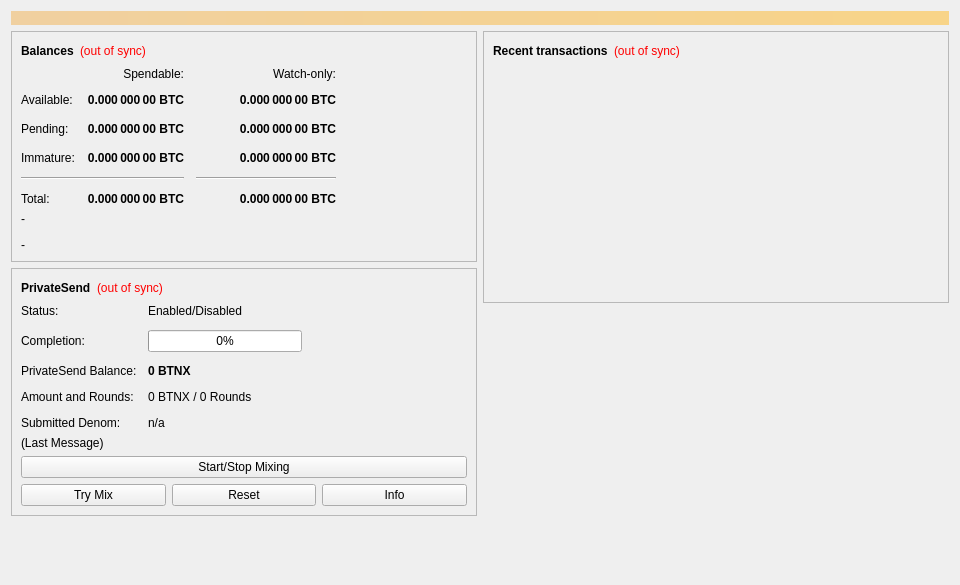
<?xml version="1.0" encoding="UTF-8"?>
<ui version="4.0">
 <class>OverviewPage</class>
 <widget class="QWidget" name="OverviewPage">
  <property name="geometry">
   <rect>
    <x>0</x>
    <y>0</y>
    <width>960</width>
    <height>585</height>
   </rect>
  </property>
  <property name="minimumSize">
   <size>
    <width>960</width>
    <height>0</height>
   </size>
  </property>
  <property name="windowTitle">
   <string>Form</string>
  </property>
  <layout class="QVBoxLayout" name="topLayout">
   <item>
    <widget class="QLabel" name="labelAlerts">
     <property name="visible">
      <bool>false</bool>
     </property>
     <property name="styleSheet">
      <string notr="true">background-color: qlineargradient(x1: 0, y1: 0, x2: 1, y2: 0, stop:0 #F0D0A0, stop:1 #F8D488); color:#000000;</string>
     </property>
     <property name="wordWrap">
      <bool>true</bool>
     </property>
     <property name="margin">
      <number>3</number>
     </property>
    </widget>
   </item>
   <item>
    <layout class="QHBoxLayout" name="horizontalLayout" stretch="1,1">
     <item>
      <layout class="QVBoxLayout" name="verticalLayout_2">
       <item>
        <widget class="QFrame" name="frame">
         <property name="frameShape">
          <enum>QFrame::StyledPanel</enum>
         </property>
         <property name="frameShadow">
          <enum>QFrame::Raised</enum>
         </property>
         <layout class="QVBoxLayout" name="verticalLayout_4">
          <item>
           <layout class="QHBoxLayout" name="horizontalLayout_4">
            <item>
             <widget class="QLabel" name="label_5">
              <property name="font">
               <font>
                <weight>75</weight>
                <bold>true</bold>
               </font>
              </property>
              <property name="text">
               <string>Balances</string>
              </property>
             </widget>
            </item>
            <item>
             <widget class="QLabel" name="labelWalletStatus">
              <property name="toolTip">
               <string>The displayed information may be out of date. Your wallet automatically synchronizes with the BitNexus network after a connection is established, but this process has not completed yet.</string>
              </property>
              <property name="styleSheet">
               <string notr="true">QLabel { color: red; }</string>
              </property>
              <property name="text">
               <string notr="true">(out of sync)</string>
              </property>
              <property name="alignment">
               <set>Qt::AlignLeading|Qt::AlignLeft|Qt::AlignVCenter</set>
              </property>
             </widget>
            </item>
            <item>
             <spacer name="horizontalSpacer_3">
              <property name="orientation">
               <enum>Qt::Horizontal</enum>
              </property>
              <property name="sizeHint" stdset="0">
               <size>
                <width>40</width>
                <height>20</height>
               </size>
              </property>
             </spacer>
            </item>
           </layout>
          </item>
          <item>
           <layout class="QGridLayout" name="gridLayout">
            <property name="spacing">
             <number>12</number>
            </property>
            <item row="2" column="2">
             <widget class="QLabel" name="labelWatchPending">
              <property name="font">
               <font>
                <weight>75</weight>
                <bold>true</bold>
               </font>
              </property>
              <property name="cursor">
               <cursorShape>IBeamCursor</cursorShape>
              </property>
              <property name="toolTip">
               <string>Unconfirmed transactions to watch-only addresses</string>
              </property>
              <property name="text">
               <string notr="true">0.000 000 00 BTC</string>
              </property>
              <property name="alignment">
               <set>Qt::AlignRight|Qt::AlignTrailing|Qt::AlignVCenter</set>
              </property>
              <property name="textInteractionFlags">
               <set>Qt::LinksAccessibleByMouse|Qt::TextSelectableByKeyboard|Qt::TextSelectableByMouse</set>
              </property>
             </widget>
            </item>
            <item row="2" column="1">
             <widget class="QLabel" name="labelUnconfirmed">
              <property name="font">
               <font>
                <weight>75</weight>
                <bold>true</bold>
               </font>
              </property>
              <property name="cursor">
               <cursorShape>IBeamCursor</cursorShape>
              </property>
              <property name="toolTip">
               <string>Total of transactions that have yet to be confirmed, and do not yet count toward the spendable balance</string>
              </property>
              <property name="text">
               <string notr="true">0.000 000 00 BTC</string>
              </property>
              <property name="alignment">
               <set>Qt::AlignRight|Qt::AlignTrailing|Qt::AlignVCenter</set>
              </property>
              <property name="textInteractionFlags">
               <set>Qt::LinksAccessibleByMouse|Qt::TextSelectableByKeyboard|Qt::TextSelectableByMouse</set>
              </property>
             </widget>
            </item>
            <item row="3" column="2">
             <widget class="QLabel" name="labelWatchImmature">
              <property name="font">
               <font>
                <weight>75</weight>
                <bold>true</bold>
               </font>
              </property>
              <property name="cursor">
               <cursorShape>IBeamCursor</cursorShape>
              </property>
              <property name="toolTip">
               <string>Mined balance in watch-only addresses that has not yet matured</string>
              </property>
              <property name="text">
               <string notr="true">0.000 000 00 BTC</string>
              </property>
              <property name="alignment">
               <set>Qt::AlignRight|Qt::AlignTrailing|Qt::AlignVCenter</set>
              </property>
              <property name="textInteractionFlags">
               <set>Qt::LinksAccessibleByMouse|Qt::TextSelectableByKeyboard|Qt::TextSelectableByMouse</set>
              </property>
             </widget>
            </item>
            <item row="4" column="0" colspan="2">
             <widget class="Line" name="lineSpendableBalance">
              <property name="orientation">
               <enum>Qt::Horizontal</enum>
              </property>
             </widget>
            </item>
            <item row="4" column="2">
             <widget class="Line" name="lineWatchBalance">
              <property name="sizePolicy">
               <sizepolicy hsizetype="Preferred" vsizetype="Fixed">
                <horstretch>0</horstretch>
                <verstretch>0</verstretch>
               </sizepolicy>
              </property>
              <property name="minimumSize">
               <size>
                <width>140</width>
                <height>0</height>
               </size>
              </property>
              <property name="orientation">
               <enum>Qt::Horizontal</enum>
              </property>
             </widget>
            </item>
            <item row="5" column="0">
             <widget class="QLabel" name="labelTotalText">
              <property name="text">
               <string>Total:</string>
              </property>
             </widget>
            </item>
            <item row="3" column="1">
             <widget class="QLabel" name="labelImmature">
              <property name="font">
               <font>
                <weight>75</weight>
                <bold>true</bold>
               </font>
              </property>
              <property name="cursor">
               <cursorShape>IBeamCursor</cursorShape>
              </property>
              <property name="toolTip">
               <string>Mined balance that has not yet matured</string>
              </property>
              <property name="text">
               <string notr="true">0.000 000 00 BTC</string>
              </property>
              <property name="alignment">
               <set>Qt::AlignRight|Qt::AlignTrailing|Qt::AlignVCenter</set>
              </property>
              <property name="textInteractionFlags">
               <set>Qt::LinksAccessibleByMouse|Qt::TextSelectableByKeyboard|Qt::TextSelectableByMouse</set>
              </property>
             </widget>
            </item>
            <item row="2" column="3">
             <spacer name="horizontalSpacer_2">
              <property name="orientation">
               <enum>Qt::Horizontal</enum>
              </property>
              <property name="sizeHint" stdset="0">
               <size>
                <width>40</width>
                <height>20</height>
               </size>
              </property>
             </spacer>
            </item>
            <item row="3" column="0">
             <widget class="QLabel" name="labelImmatureText">
              <property name="text">
               <string>Immature:</string>
              </property>
             </widget>
            </item>
            <item row="5" column="1">
             <widget class="QLabel" name="labelTotal">
              <property name="font">
               <font>
                <weight>75</weight>
                <bold>true</bold>
               </font>
              </property>
              <property name="cursor">
               <cursorShape>IBeamCursor</cursorShape>
              </property>
              <property name="toolTip">
               <string>Your current total balance</string>
              </property>
              <property name="text">
               <string notr="true">0.000 000 00 BTC</string>
              </property>
              <property name="alignment">
               <set>Qt::AlignRight|Qt::AlignTrailing|Qt::AlignVCenter</set>
              </property>
              <property name="textInteractionFlags">
               <set>Qt::LinksAccessibleByMouse|Qt::TextSelectableByKeyboard|Qt::TextSelectableByMouse</set>
              </property>
             </widget>
            </item>
            <item row="5" column="2">
             <widget class="QLabel" name="labelWatchTotal">
              <property name="font">
               <font>
                <weight>75</weight>
                <bold>true</bold>
               </font>
              </property>
              <property name="cursor">
               <cursorShape>IBeamCursor</cursorShape>
              </property>
              <property name="toolTip">
               <string>Current total balance in watch-only addresses</string>
              </property>
              <property name="text">
               <string notr="true">0.000 000 00 BTC</string>
              </property>
              <property name="alignment">
               <set>Qt::AlignRight|Qt::AlignTrailing|Qt::AlignVCenter</set>
              </property>
              <property name="textInteractionFlags">
               <set>Qt::LinksAccessibleByMouse|Qt::TextSelectableByKeyboard|Qt::TextSelectableByMouse</set>
              </property>
             </widget>
            </item>
            <item row="0" column="2">
             <widget class="QLabel" name="labelWatchonly">
              <property name="text">
               <string>Watch-only:</string>
              </property>
              <property name="alignment">
               <set>Qt::AlignRight|Qt::AlignTrailing|Qt::AlignVCenter</set>
              </property>
             </widget>
            </item>
            <item row="1" column="0">
             <widget class="QLabel" name="labelBalanceText">
              <property name="text">
               <string>Available:</string>
              </property>
             </widget>
            </item>
            <item row="1" column="1">
             <widget class="QLabel" name="labelBalance">
              <property name="font">
               <font>
                <weight>75</weight>
                <bold>true</bold>
               </font>
              </property>
              <property name="cursor">
               <cursorShape>IBeamCursor</cursorShape>
              </property>
              <property name="toolTip">
               <string>Your current spendable balance</string>
              </property>
              <property name="text">
               <string notr="true">0.000 000 00 BTC</string>
              </property>
              <property name="alignment">
               <set>Qt::AlignRight|Qt::AlignTrailing|Qt::AlignVCenter</set>
              </property>
              <property name="textInteractionFlags">
               <set>Qt::LinksAccessibleByMouse|Qt::TextSelectableByKeyboard|Qt::TextSelectableByMouse</set>
              </property>
             </widget>
            </item>
            <item row="1" column="2">
             <widget class="QLabel" name="labelWatchAvailable">
              <property name="font">
               <font>
                <weight>75</weight>
                <bold>true</bold>
               </font>
              </property>
              <property name="cursor">
               <cursorShape>IBeamCursor</cursorShape>
              </property>
              <property name="toolTip">
               <string>Your current balance in watch-only addresses</string>
              </property>
              <property name="text">
               <string notr="true">0.000 000 00 BTC</string>
              </property>
              <property name="alignment">
               <set>Qt::AlignRight|Qt::AlignTrailing|Qt::AlignVCenter</set>
              </property>
              <property name="textInteractionFlags">
               <set>Qt::LinksAccessibleByMouse|Qt::TextSelectableByKeyboard|Qt::TextSelectableByMouse</set>
              </property>
             </widget>
            </item>
            <item row="2" column="0">
             <widget class="QLabel" name="labelPendingText">
              <property name="text">
               <string>Pending:</string>
              </property>
             </widget>
            </item>
            <item row="0" column="1">
             <widget class="QLabel" name="labelSpendable">
              <property name="text">
               <string>Spendable:</string>
              </property>
              <property name="alignment">
               <set>Qt::AlignRight|Qt::AlignTrailing|Qt::AlignVCenter</set>
              </property>
             </widget>
            </item>
           </layout>
          </item>
          <item>
           <widget class="QLabel" name="MessageLabel">
            <property name="text">
             <string>&lt;html&gt;&lt;head/&gt;&lt;body&gt;&lt;p&gt;-&lt;/p&gt;&lt;p&gt;-&lt;/p&gt;&lt;/body&gt;&lt;/html&gt;</string>
            </property>
            <property name="wordWrap">
             <bool>true</bool>
            </property>
           </widget>
          </item>
         </layout>
        </widget>
       </item>
       <item>
        <widget class="QFrame" name="framePrivateSend">
         <property name="layoutDirection">
          <enum>Qt::LeftToRight</enum>
         </property>
         <property name="frameShape">
          <enum>QFrame::StyledPanel</enum>
         </property>
         <property name="frameShadow">
          <enum>QFrame::Raised</enum>
         </property>
         <layout class="QVBoxLayout" name="VerticalLayout_PS1">
          <item>
           <layout class="QHBoxLayout" name="horizontalLayout_5">
            <item>
             <widget class="QLabel" name="labelPrivateSendHeader">
              <property name="font">
               <font>
                <weight>75</weight>
                <bold>true</bold>
               </font>
              </property>
              <property name="text">
               <string>PrivateSend</string>
              </property>
             </widget>
            </item>
            <item>
             <widget class="QLabel" name="labelPrivateSendSyncStatus">
              <property name="toolTip">
               <string>The displayed information may be out of date. Your wallet automatically synchronizes with the BitNexus network after a connection is established, but this process has not completed yet.</string>
              </property>
              <property name="styleSheet">
               <string notr="true">QLabel { color: red; }</string>
              </property>
              <property name="text">
               <string notr="true">(out of sync)</string>
              </property>
              <property name="alignment">
               <set>Qt::AlignLeading|Qt::AlignLeft|Qt::AlignVCenter</set>
              </property>
             </widget>
            </item>
            <item>
             <spacer name="horizontalSpacer_4">
              <property name="orientation">
               <enum>Qt::Horizontal</enum>
              </property>
              <property name="sizeHint" stdset="0">
               <size>
                <width>40</width>
                <height>20</height>
               </size>
              </property>
             </spacer>
            </item>
           </layout>
          </item>
          <item>
           <layout class="QFormLayout" name="privateSendFormLayout">
            <property name="fieldGrowthPolicy">
             <enum>QFormLayout::AllNonFixedFieldsGrow</enum>
            </property>
            <property name="horizontalSpacing">
             <number>11</number>
            </property>
            <property name="verticalSpacing">
             <number>12</number>
            </property>
            <item row="0" column="0">
             <widget class="QLabel" name="labelPrivateSendEnabledText">
              <property name="text">
               <string>Status:</string>
              </property>
             </widget>
            </item>
            <item row="0" column="1">
             <widget class="QLabel" name="labelPrivateSendEnabled">
              <property name="text">
               <string>Enabled/Disabled</string>
              </property>
             </widget>
            </item>
            <item row="1" column="0">
             <widget class="QLabel" name="labelCompletitionText">
              <property name="text">
               <string>Completion:</string>
              </property>
             </widget>
            </item>
            <item row="1" column="1">
             <widget class="QProgressBar" name="privateSendProgress">
              <property name="maximumSize">
               <size>
                <width>154</width>
                <height>16777215</height>
               </size>
              </property>
              <property name="value">
               <number>0</number>
              </property>
             </widget>
            </item>
            <item row="2" column="0">
             <widget class="QLabel" name="labelAnonymizedText">
              <property name="text">
               <string>PrivateSend Balance:</string>
              </property>
             </widget>
            </item>
            <item row="2" column="1">
             <widget class="QLabel" name="labelAnonymized">
              <property name="font">
               <font>
                <weight>75</weight>
                <bold>true</bold>
               </font>
              </property>
              <property name="text">
               <string notr="true">0 BTNX</string>
              </property>
             </widget>
            </item>
            <item row="3" column="0">
             <widget class="QLabel" name="labelAmountAndRoundsText">
              <property name="text">
               <string>Amount and Rounds:</string>
              </property>
             </widget>
            </item>
            <item row="3" column="1">
             <widget class="QLabel" name="labelAmountRounds">
              <property name="text">
               <string>0 BTNX / 0 Rounds</string>
              </property>
             </widget>
            </item>
            <item row="4" column="0">
             <widget class="QLabel" name="labelSubmittedDenomText">
              <property name="text">
               <string>Submitted Denom:</string>
              </property>
             </widget>
            </item>
            <item row="4" column="1">
             <widget class="QLabel" name="labelSubmittedDenom">
              <property name="toolTip">
               <string>The denominations you submitted to the Masternode.&lt;br&gt;To mix, other users must submit the exact same denominations.</string>
              </property>
              <property name="text">
               <string>n/a</string>
              </property>
             </widget>
            </item>
           </layout>
          </item>
          <item>
           <layout class="QVBoxLayout" name="VerticalLayout_PS">
            <item>
             <widget class="QLabel" name="labelPrivateSendLastMessage">
              <property name="text">
               <string>(Last Message)</string>
              </property>
              <property name="alignment">
               <set>Qt::AlignLeading|Qt::AlignLeft|Qt::AlignTop</set>
              </property>
              <property name="wordWrap">
               <bool>true</bool>
              </property>
             </widget>
            </item>
            <item>
             <widget class="QPushButton" name="togglePrivateSend">
              <property name="sizePolicy">
               <sizepolicy hsizetype="MinimumExpanding" vsizetype="Fixed">
                <horstretch>0</horstretch>
                <verstretch>0</verstretch>
               </sizepolicy>
              </property>
              <property name="text">
               <string>Start/Stop Mixing</string>
              </property>
             </widget>
            </item>
            <item>
             <layout class="QHBoxLayout" name="horizontalLayout_debugbuttons">
              <item>
               <widget class="QPushButton" name="privateSendAuto">
                <property name="sizePolicy">
                 <sizepolicy hsizetype="MinimumExpanding" vsizetype="Fixed">
                  <horstretch>0</horstretch>
                  <verstretch>0</verstretch>
                 </sizepolicy>
                </property>
                <property name="toolTip">
                 <string>Try to manually submit a PrivateSend request.</string>
                </property>
                <property name="text">
                 <string>Try Mix</string>
                </property>
               </widget>
              </item>
              <item>
               <widget class="QPushButton" name="privateSendReset">
                <property name="sizePolicy">
                 <sizepolicy hsizetype="MinimumExpanding" vsizetype="Fixed">
                  <horstretch>0</horstretch>
                  <verstretch>0</verstretch>
                 </sizepolicy>
                </property>
                <property name="toolTip">
                 <string>Reset the current status of PrivateSend (can interrupt PrivateSend if it's in the process of Mixing, which can cost you money!)</string>
                </property>
                <property name="autoFillBackground">
                 <bool>false</bool>
                </property>
                <property name="text">
                 <string>Reset</string>
                </property>
               </widget>
              </item>
              <item>
               <widget class="QPushButton" name="privateSendInfo">
                <property name="sizePolicy">
                 <sizepolicy hsizetype="MinimumExpanding" vsizetype="Fixed">
                  <horstretch>0</horstretch>
                  <verstretch>0</verstretch>
                 </sizepolicy>
                </property>
                <property name="toolTip">
                 <string>Information about PrivateSend and Mixing</string>
                </property>
                <property name="text">
                 <string>Info</string>
                </property>
               </widget>
              </item>
             </layout>
            </item>
           </layout>
          </item>
         </layout>
        </widget>
       </item>
       <item>
        <spacer name="verticalSpacer">
         <property name="orientation">
          <enum>Qt::Vertical</enum>
         </property>
         <property name="sizeHint" stdset="0">
          <size>
           <width>20</width>
           <height>40</height>
          </size>
         </property>
        </spacer>
       </item>
      </layout>
     </item>
     <item>
      <layout class="QVBoxLayout" name="verticalLayout_3">
       <item>
        <widget class="QFrame" name="frame_2">
         <property name="frameShape">
          <enum>QFrame::StyledPanel</enum>
         </property>
         <property name="frameShadow">
          <enum>QFrame::Raised</enum>
         </property>
         <layout class="QVBoxLayout" name="verticalLayout">
          <item>
           <layout class="QHBoxLayout" name="horizontalLayout_2">
            <item>
             <widget class="QLabel" name="label_4">
              <property name="font">
               <font>
                <weight>75</weight>
                <bold>true</bold>
               </font>
              </property>
              <property name="text">
               <string>Recent transactions</string>
              </property>
             </widget>
            </item>
            <item>
             <widget class="QLabel" name="labelTransactionsStatus">
              <property name="toolTip">
               <string>The displayed information may be out of date. Your wallet automatically synchronizes with the BitNexus network after a connection is established, but this process has not completed yet.</string>
              </property>
              <property name="styleSheet">
               <string notr="true">QLabel { color: red; }</string>
              </property>
              <property name="text">
               <string notr="true">(out of sync)</string>
              </property>
              <property name="alignment">
               <set>Qt::AlignLeading|Qt::AlignLeft|Qt::AlignVCenter</set>
              </property>
             </widget>
            </item>
            <item>
             <spacer name="horizontalSpacer">
              <property name="orientation">
               <enum>Qt::Horizontal</enum>
              </property>
              <property name="sizeHint" stdset="0">
               <size>
                <width>40</width>
                <height>20</height>
               </size>
              </property>
             </spacer>
            </item>
           </layout>
          </item>
          <item>
           <widget class="QListView" name="listTransactions">
            <property name="styleSheet">
             <string notr="true">QListView { background: transparent; }</string>
            </property>
            <property name="frameShape">
             <enum>QFrame::NoFrame</enum>
            </property>
            <property name="verticalScrollBarPolicy">
             <enum>Qt::ScrollBarAlwaysOff</enum>
            </property>
            <property name="horizontalScrollBarPolicy">
             <enum>Qt::ScrollBarAlwaysOff</enum>
            </property>
            <property name="selectionMode">
             <enum>QAbstractItemView::NoSelection</enum>
            </property>
           </widget>
          </item>
         </layout>
        </widget>
       </item>
       <item>
        <spacer name="verticalSpacer_2">
         <property name="orientation">
          <enum>Qt::Vertical</enum>
         </property>
         <property name="sizeHint" stdset="0">
          <size>
           <width>20</width>
           <height>40</height>
          </size>
         </property>
        </spacer>
       </item>
      </layout>
     </item>
    </layout>
   </item>
  </layout>
 </widget>
 <resources/>
 <connections/>
</ui>
